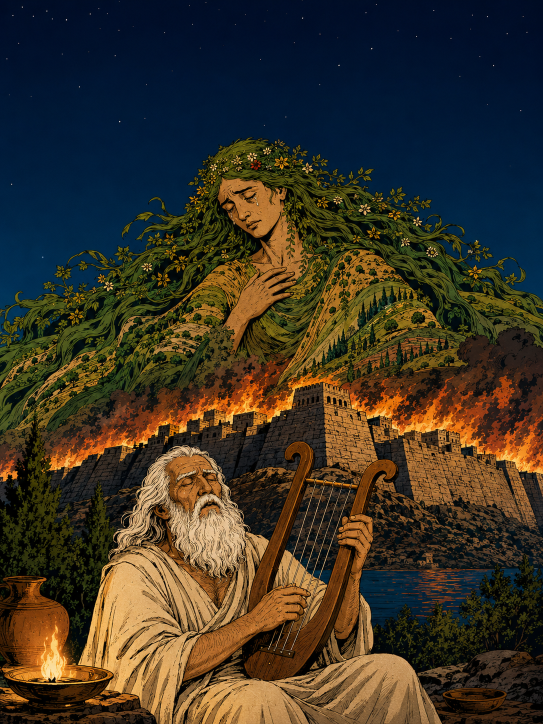
#> input picture issues/issue-01/art/i01-pg01-pn1.png, 1086 x 1448 px, found by its file name (shown at 1/2 size); its folder holds 4 pictures in this run
$ python build_all.py
#> lines starting #> are read from the running program, lines starting #| are printed output that depends on the picture
#!/usr/bin/env python3
"""Trojan Cycle consolidated builder v2 — narration as page bands, balloons in-art (face-safe), smaller type."""
from PIL import Image, ImageDraw, ImageFont, ImageOps
import os
ROOT="/home/claude/tc/trojan-cycle"; ART=f"{ROOT}/issues/issue-01/art"; BUILD=f"{ROOT}/build"
os.makedirs(BUILD, exist_ok=True)
CB=f"{ROOT}/fonts/ComicNeue-Bold.ttf"; CI=f"{ROOT}/fonts/ComicNeue-BoldItalic.ttf"; BG=f"{ROOT}/fonts/Bangers-Regular.ttf"
CREAM=(250,238,196); PAPER=(245,236,216); INK=(20,16,12)
PW,PH,M,G=2000,2800,70,26
CW=PW-2*M

def wrap(d,t,f,mw):
    ws,ls,c=t.split(),[],""
    for w in ws:
        s=(c+" "+w).strip()
        if d.textlength(s,font=f)<=mw: c=s
        else: ls.append(c); c=w
    ls.append(c); return ls

def balloon(img,text,cx,cy,bw,tail=None,size=30,heart=False):
    d=ImageDraw.Draw(img); f=ImageFont.truetype(CI if heart else CB,size)
    pad,lead=int(size*0.75),int(size*1.2)
    ls=wrap(d,text.upper(),f,bw-2*pad)
    tw=max(d.textlength(l,font=f) for l in ls)
    w=min(bw,int(tw)+2*pad); h=2*pad+lead*len(ls)
    x,y=int(cx-w//2),int(cy-h//2)
    d.rounded_rectangle([x,y,x+w,y+h],radius=int(h*0.35),fill="white",outline=INK,width=4)
    if tail:
        tx,ty=tail; bx=min(max(cx,x+34),x+w-34); by=y+h-3 if ty>cy else y+3
        d.polygon([(bx-16,by),(bx+16,by),(tx,ty)],fill="white")
        d.line([(bx-16,by),(tx,ty)],fill=INK,width=4); d.line([(bx+16,by),(tx,ty)],fill=INK,width=4)
    ty0=y+pad
    for l in ls:
        lw=d.textlength(l,font=f); d.text((x+(w-lw)//2,ty0),l,font=f,fill=INK); ty0+=lead

def cap_art(img,text,x,y,bw,size=28,anchor="lt"):
    d=ImageDraw.Draw(img); f=ImageFont.truetype(CB,size)
    pad,lead=int(size*0.5),int(size*1.2)
    ls=wrap(d,text.upper(),f,bw-2*pad)
    h=2*pad+lead*len(ls)
    if anchor=="lb": y=y-h
    if anchor=="rb": x=x-bw; y=y-h
    if anchor=="rt": x=x-bw
    d.rectangle([x+5,y+5,x+bw+5,y+h+5],fill=(0,0,0))
    d.rectangle([x,y,x+bw,y+h],fill=CREAM,outline=INK,width=4)
    ty=y+pad
    for l in ls:
        d.text((x+pad,ty),l,font=f,fill=INK); ty+=lead

class Page:
    def __init__(self):
        self.im=Image.new("RGB",(PW,PH),PAPER); self.d=ImageDraw.Draw(self.im)
    def band(self,text,y,size=30,ornate=False,maxw=1760):
        f=ImageFont.truetype(CB,size)
        ls=wrap(self.d,text.upper(),f,maxw)
        lead=int(size*1.25); pad=22
        bw=max(self.d.textlength(l,font=f) for l in ls)+2*pad+16
        bh=2*pad+lead*len(ls)
        bx=(PW-bw)//2
        self.d.rectangle([bx+6,y+6,bx+bw+6,y+bh+6],fill=(0,0,0))
        self.d.rectangle([bx,y,bx+bw,y+bh],fill=CREAM,outline=INK,width=4)
        if ornate: self.d.rectangle([bx+8,y+8,bx+bw-8,y+bh-8],outline=(150,40,30),width=3)
        ty=y+pad
        for l in ls:
            lw=self.d.textlength(l,font=f); self.d.text((bx+(bw-lw)//2,ty),l,font=f,fill=INK); ty+=lead
        return bh
    def band_h(self,text,size=30,maxw=1760):
        f=ImageFont.truetype(CB,size)
        return 2*22+int(size*1.25)*len(wrap(self.d,text.upper(),f,maxw))
    def paste(self,im,x,y,w,h):
        self.im.paste(im.resize((int(w),int(h)),Image.LANCZOS),(int(x),int(y)))
        self.d.rectangle([x,y,x+w,y+h],outline=INK,width=6)
    def foot(self,text,y,right=M+CW):
        f=ImageFont.truetype(CI,22); tw=self.d.textlength(text,font=f)
        self.d.text((right-tw,y),text,font=f,fill=(90,70,50))
    def num(self,n):
        f=ImageFont.truetype(CB,28); self.d.text((PW//2-12,PH-50),str(n),font=f,fill=INK)
    def save(self,n):
        self.im.save(f"{BUILD}/page-{n:03d}.png")

A=lambda n: Image.open(f"{ART}/{n}").convert("RGB")
#> further down, cov is the input picture: PIL image 1086x1448 RGB; mean R, G, B 60.9, 52.4, 37.6
#> `w1 = d.textlength(t1, font=f1)`: w1 = 1051.2
#> `w2 = d.textlength(t2, font=f2)`: w2 = 820.4
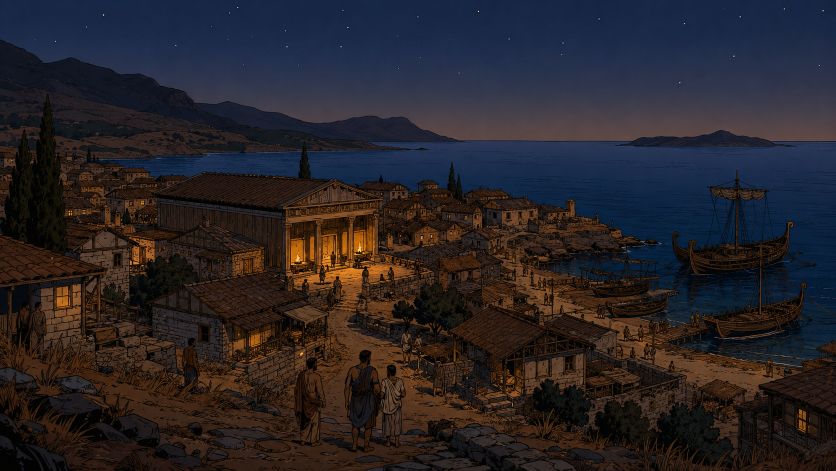
#> input picture issues/issue-01/art/i01-pg02-pn1.png, 1672 x 941 px, found by its file name (shown at 1/2 size)
#> further down, p1 is the input picture: PIL image 1672x941 RGB; mean R, G, B 40.2, 35.6, 39.6
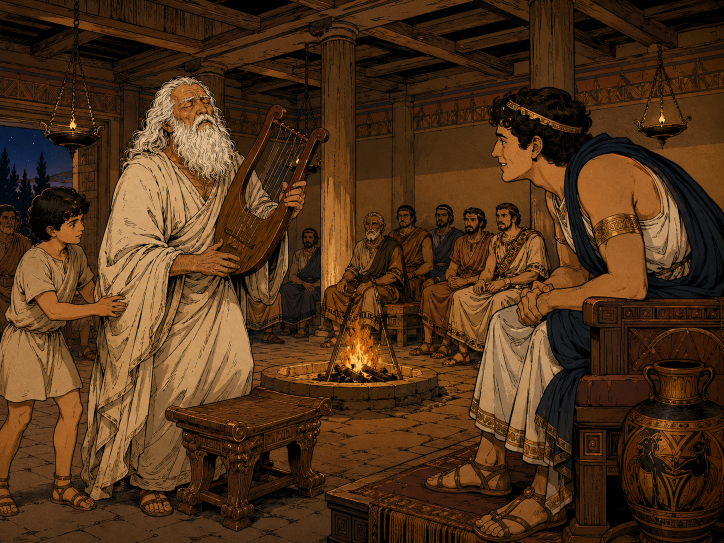
#> input picture issues/issue-01/art/i01-pg02-pn2.png, 1448 x 1086 px, found by its file name (shown at 1/2 size)
#> further down, p2 is the input picture: PIL image 1448x1086 RGB; mean R, G, B 79.7, 50.3, 24.2
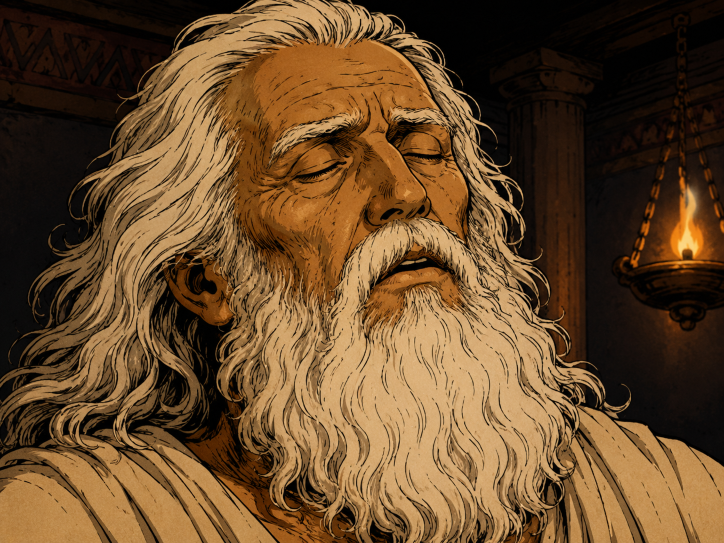
#> input picture issues/issue-01/art/i01-pg02-pn3.png, 1448 x 1086 px, found by its file name (shown at 1/2 size)

# ================= PAGE 1 — COVER =================
cov=A("i01-pg01-pn1.png"); d=ImageDraw.Draw(cov)
t1="THE TROJAN CYCLE"; f1=ImageFont.truetype(BG,110)
w1=d.textlength(t1,font=f1); d.text(((cov.width-w1)/2,30),t1,font=f1,fill=(255,202,62),stroke_width=7,stroke_fill=(96,24,12))
t2="1 \u00b7 THE BURDEN OF THE EARTH"; f2=ImageFont.truetype(BG,52)
w2=d.textlength(t2,font=f2); d.text(((cov.width-w2)/2,168),t2,font=f2,fill=(250,238,196),stroke_width=4,stroke_fill=(20,16,12))
pg=Page(); ch=PH-80; cwd=int(ch*cov.width/cov.height)
pg.paste(cov,(PW-cwd)//2,40,cwd,ch); pg.save(1)

# ================= PAGE 2 =================
pg=Page()
b1="Miletus, on the coast of Asia. Ten generations have passed since the age of heroes ended. In the hall of its princes \u2014 descendants of Nestor of Pylos \u2014 a singer has been summoned."
p1=A("i01-pg02-pn1.png"); p2=A("i01-pg02-pn2.png"); p3=A("i01-pg02-pn3.png")
#> further down, p3 is the input picture: PIL image 1448x1086 RGB; mean R, G, B 103.9, 74, 42.1
h_b=pg.band_h(b1); h1=980; h2=830; h3=520
#> after `h_b = pg.band_h(b1)`: h_b = 118
total=h_b+18+h1+G+h2+G+h3; y=(PH-total)//2
#> after `total = h_b + 18 + h1 + G + h2 + G + h3`: total = 2518
#> after `y = (PH - total) // 2`: y = 141
pg.band(b1,y); y+=h_b+18
#> in band, `ls=wrap(self.d,text.upper(),f,maxw)`: ls = 2 items
#> in band, `bw=max(self.d.textlength(l,font=f) for l in ls)+2*pad+16`: bw = 1743
#> in band, `bh=2*pad+lead*len(ls)`: bh = 118
#> in band, `bx=(PW-bw)//2`: bx = 128
#> in band, `ty=y+pad`: ty = 163
#> the loop in band, `for l in ls:` made 2 passes
#> (lw, ty) on passes 1 to 2: (1683, 200), (1488.4, 237)
#> after the loop in band, `for l in ls:`: ty = 237
#> after `y += h_b + 18`: y = 277
p1c=p1.crop((0,60,1672,60+int(1672*h1/CW))); pg.paste(p1c,M,y,CW,h1); y+=h1+G
#> after `y += h1 + G`: y = 1283
sc=CW/1448; p2s=p2.resize((CW,int(1086*sc)),Image.LANCZOS); p2c=p2s.crop((0,230,CW,230+h2))
#> after `p2c = p2s.crop((0, 230, CW, 230 + h2))`:
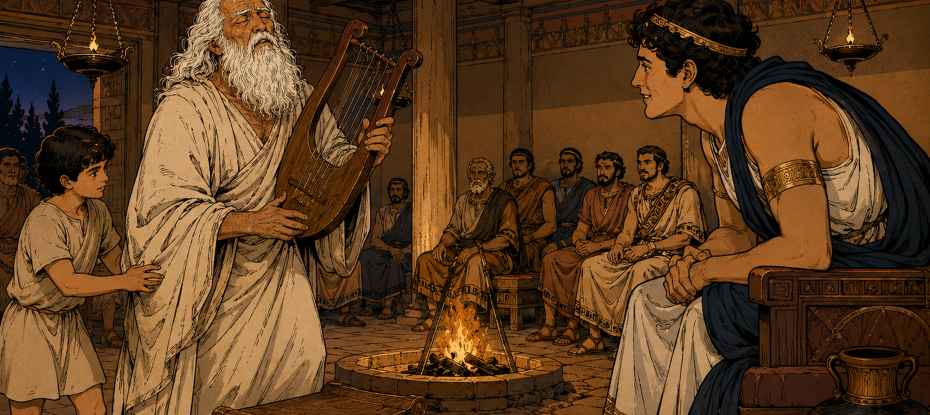
#> p2c: PIL image 1860x830 RGB (shown at 1/2 size); mean R, G, B 93.1, 60.8, 31.1
balloon(p2c,"Sing for us, old father. Sing the great song \u2014 our fathers' fathers, and the war at Troy.",860,175,700,tail=(1330,150),size=34)
#> in balloon, `ls=wrap(d,text.upper(),f,bw-2*pad)`: ls = ['SING FOR US, OLD FATHER. SING THE', "GREAT SONG — OUR FATHERS'", 'FATHERS, AND THE WAR AT TROY.']
#> in balloon, `tw=max(d.textlength(l,font=f) for l in ls)`: tw = 636.7
#> in balloon, `w = min(bw, int(tw) + 2 * pad)`: w = 686
#> in balloon, `h = 2 * pad + lead * len(ls)`: h = 170
#> in balloon, `x,y=int(cx-w//2),int(cy-h//2)`: x = 517; y = 90
#> in balloon, `bx = min(max(cx, x + 34), x + w - 34)`: bx = 860
#> in balloon, `by = y + h - 3 if ty > cy else y + 3`: by = 93
#> in balloon, `ty0=y+pad`: ty0 = 115
#> the loop in balloon, `for l in ls:` made 3 passes
#> (l, lw, ty0) on passes 1 to 3: ('SING FOR US, OLD FATHER. SING THE', 636.7, 155), ("GREAT SONG — OUR FATHERS'", 524.9, 195), ('FATHERS, AND THE WAR AT TROY.', 571.7, 235)
#> after the loop in balloon, `for l in ls:`: ty0 = 235
pg.paste(p2c,M,y,CW,h2); y+=h2+G
#> call 3 of paste, with x = 70, y = 1283, w = 1860, h = 830
#> in paste (call 3), `self.im.paste(im.resize((int(w),int(h)),Image.LANCZOS),(int(x),int(y)))`:
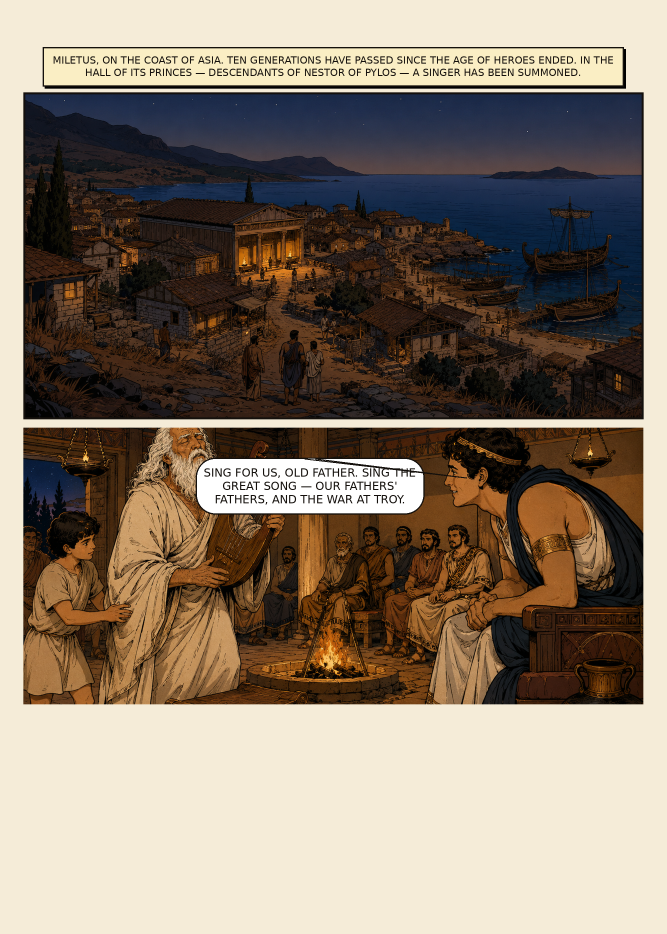
#> self.im: PIL image 2000x2800 RGB (shown at 1/3 size); mean R, G, B 137.5, 123.7, 108.1
#> after `y += h2 + G`: y = 2139
strip=p3.crop((0,250,1448,790))
balloon(strip,"The great song is long, my lords. It does not begin at Troy.",1140,110,470,tail=(880,320),size=26)
#> the loop in balloon (call 2), `for l in ls:` made 3 passes
#> (l, lw, ty0) on passes 1 to 3: ('THE GREAT SONG IS LONG, MY', 400.4, 95), ('LORDS. IT DOES NOT BEGIN AT', 404.1, 126), ('TROY.', 71.86, 157)
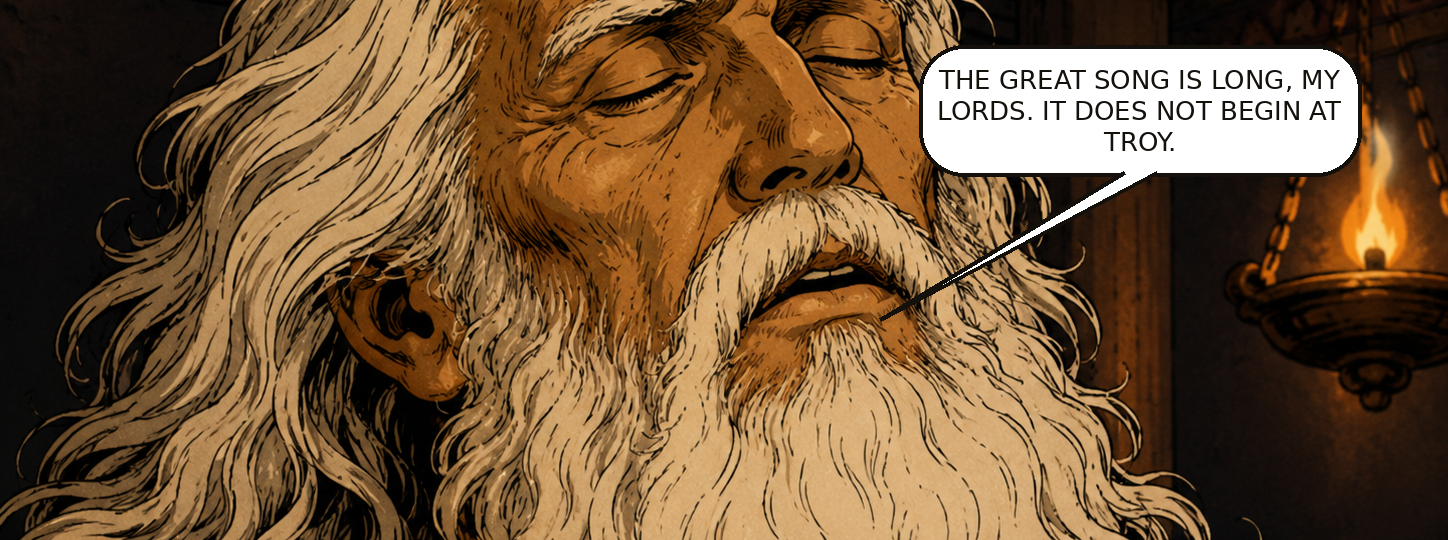
#> strip: PIL image 1448x540 RGB; mean R, G, B 113.8, 85.2, 55.2
balloon(strip,"It begins before Helen \u2014 before the heroes. It begins with the groaning of the Earth.",1140,400,480,size=26)
pg.paste(strip,M,y,CW,h3)
pg.num(2); pg.save(2)
#> call 2 of save, with n = 2
#> in save (call 2), `self.im.save(f"{BUILD}/page-{n:03d}.png")`:
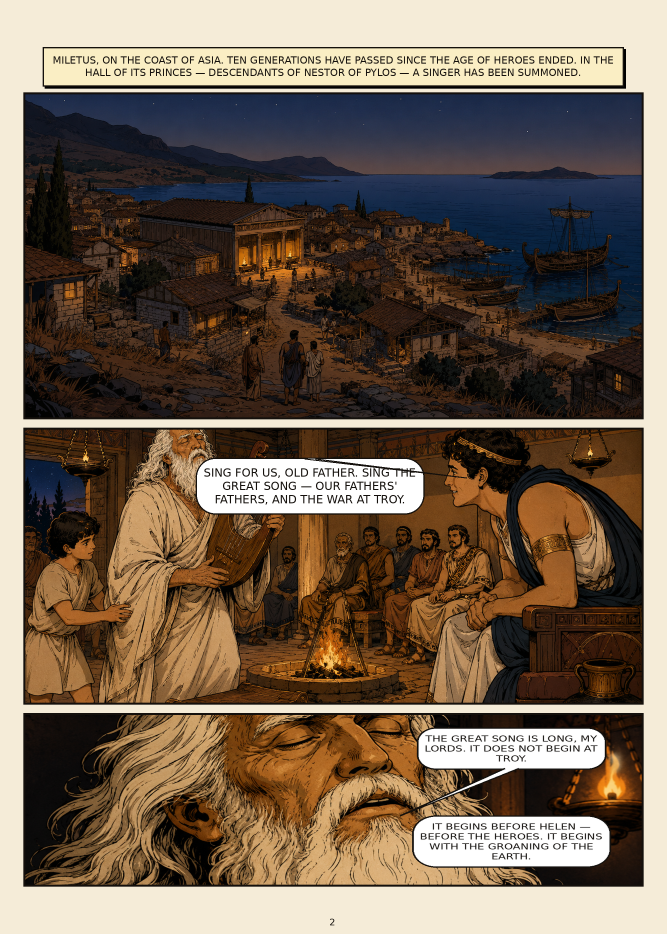
#> saved as page-002.png: PIL image 2000x2800 RGB (shown at 1/3 size); mean R, G, B 116.1, 99.5, 82.8

# ================= PAGE 3 =================
pg=Page()
#> (the run stopped early here; a loop or call above may not have finished)
